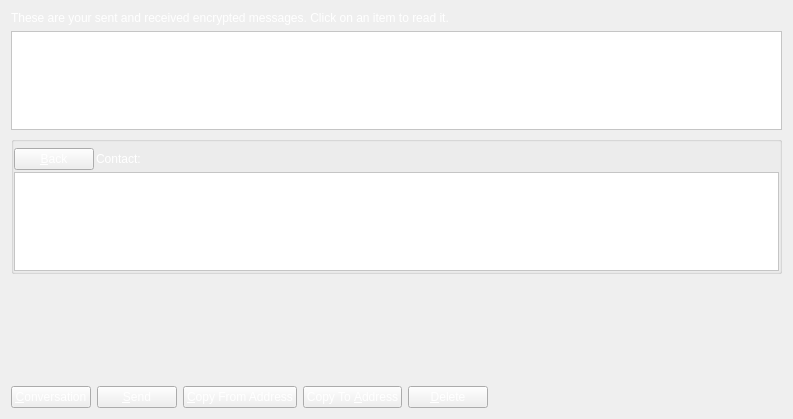
<?xml version="1.0" encoding="UTF-8"?>
<ui version="4.0">
 <class>MessagePage</class>
 <widget class="QWidget" name="MessagePage">
  <property name="geometry">
   <rect>
    <x>0</x>
    <y>0</y>
    <width>793</width>
    <height>419</height>
   </rect>
  </property>
  <property name="windowTitle">
   <string>Address Book</string>
  </property>
  <property name="styleSheet">
   <string notr="true">color: rgb(255, 255, 255);</string>
  </property>
  <layout class="QVBoxLayout" name="verticalLayout_2">
   <item>
    <widget class="QLabel" name="labelExplanation">
     <property name="text">
      <string>These are your sent and received encrypted messages. Click on an item to read it.</string>
     </property>
     <property name="textFormat">
      <enum>Qt::PlainText</enum>
     </property>
     <property name="wordWrap">
      <bool>true</bool>
     </property>
    </widget>
   </item>
   <item>
    <widget class="QTableView" name="tableView">
     <property name="contextMenuPolicy">
      <enum>Qt::CustomContextMenu</enum>
     </property>
     <property name="toolTip">
      <string>Click on a message to view it</string>
     </property>
     <property name="styleSheet">
      <string notr="true">background-color: rgb(255, 255, 255);
color: rgb(0, 0, 0);</string>
     </property>
     <property name="tabKeyNavigation">
      <bool>false</bool>
     </property>
     <property name="alternatingRowColors">
      <bool>true</bool>
     </property>
     <property name="selectionMode">
      <enum>QAbstractItemView::SingleSelection</enum>
     </property>
     <property name="selectionBehavior">
      <enum>QAbstractItemView::SelectRows</enum>
     </property>
     <property name="sortingEnabled">
      <bool>true</bool>
     </property>
     <attribute name="verticalHeaderVisible">
      <bool>false</bool>
     </attribute>
    </widget>
   </item>
   <item>
    <layout class="QVBoxLayout" name="verticalLayout">
     <item>
      <widget class="QGroupBox" name="messageDetails">
       <property name="title">
        <string/>
       </property>
       <layout class="QVBoxLayout" name="verticalLayout_4">
        <property name="spacing">
         <number>2</number>
        </property>
        <property name="leftMargin">
         <number>0</number>
        </property>
        <property name="topMargin">
         <number>6</number>
        </property>
        <property name="rightMargin">
         <number>0</number>
        </property>
        <property name="bottomMargin">
         <number>0</number>
        </property>
        <item>
         <layout class="QHBoxLayout" name="horizontalLayout_3">
          <item>
           <widget class="QPushButton" name="backButton">
            <property name="text">
             <string>&amp;Back</string>
            </property>
            <property name="icon">
             <iconset resource="../bitcoin.qrc">
              <normaloff>:/icons/quit</normaloff>:/icons/quit</iconset>
            </property>
           </widget>
          </item>
          <item>
           <widget class="QLabel" name="labelContact">
            <property name="text">
             <string>Contact:</string>
            </property>
           </widget>
          </item>
          <item>
           <widget class="QLabel" name="contactLabel">
            <property name="text">
             <string/>
            </property>
           </widget>
          </item>
          <item>
           <spacer name="horizontalSpacer_3">
            <property name="orientation">
             <enum>Qt::Horizontal</enum>
            </property>
            <property name="sizeHint" stdset="0">
             <size>
              <width>40</width>
              <height>20</height>
             </size>
            </property>
           </spacer>
          </item>
         </layout>
        </item>
        <item>
         <widget class="QListView" name="listConversation">
          <property name="styleSheet">
           <string notr="true">#listConversation {color: rgb(0, 0, 0);
background-color: rgb(255, 255, 255);  }
</string>
          </property>
         </widget>
        </item>
        <item>
         <layout class="QVBoxLayout" name="verticalLayout_3"/>
        </item>
       </layout>
      </widget>
     </item>
     <item>
      <widget class="MRichTextEdit" name="messageEdit" native="true">
       <property name="minimumSize">
        <size>
         <width>0</width>
         <height>100</height>
        </size>
       </property>
      </widget>
     </item>
     <item>
      <layout class="QHBoxLayout" name="horizontalLayout">
       <item>
        <widget class="QPushButton" name="newButton">
         <property name="text">
          <string>&amp;Conversation</string>
         </property>
         <property name="icon">
          <iconset resource="../bitcoin.qrc">
           <normaloff>:/icons/add</normaloff>:/icons/add</iconset>
         </property>
        </widget>
       </item>
       <item>
        <widget class="QPushButton" name="sendButton">
         <property name="toolTip">
          <string>Sign a message to prove you own a SpectreSecurityCoin address</string>
         </property>
         <property name="text">
          <string>&amp;Send</string>
         </property>
         <property name="icon">
          <iconset resource="../bitcoin.qrc">
           <normaloff>:/icons/send</normaloff>:/icons/send</iconset>
         </property>
        </widget>
       </item>
       <item>
        <widget class="QPushButton" name="copyFromAddressButton">
         <property name="toolTip">
          <string>Copy the currently selected address to the system clipboard</string>
         </property>
         <property name="text">
          <string>&amp;Copy From Address</string>
         </property>
         <property name="icon">
          <iconset resource="../bitcoin.qrc">
           <normaloff>:/icons/editcopy</normaloff>:/icons/editcopy</iconset>
         </property>
        </widget>
       </item>
       <item>
        <widget class="QPushButton" name="copyToAddressButton">
         <property name="toolTip">
          <string>Copy the currently selected address to the system clipboard</string>
         </property>
         <property name="text">
          <string>Copy To &amp;Address</string>
         </property>
         <property name="icon">
          <iconset resource="../bitcoin.qrc">
           <normaloff>:/icons/editcopy</normaloff>:/icons/editcopy</iconset>
         </property>
        </widget>
       </item>
       <item>
        <widget class="QPushButton" name="deleteButton">
         <property name="toolTip">
          <string>Delete the currently selected address from the list</string>
         </property>
         <property name="text">
          <string>&amp;Delete</string>
         </property>
         <property name="icon">
          <iconset resource="../bitcoin.qrc">
           <normaloff>:/icons/remove</normaloff>:/icons/remove</iconset>
         </property>
        </widget>
       </item>
       <item>
        <spacer name="horizontalSpacer">
         <property name="orientation">
          <enum>Qt::Horizontal</enum>
         </property>
         <property name="sizeHint" stdset="0">
          <size>
           <width>40</width>
           <height>20</height>
          </size>
         </property>
        </spacer>
       </item>
      </layout>
     </item>
    </layout>
   </item>
  </layout>
 </widget>
 <customwidgets>
  <customwidget>
   <class>MRichTextEdit</class>
   <extends>QWidget</extends>
   <header>mrichtextedit.h</header>
   <container>1</container>
  </customwidget>
 </customwidgets>
 <resources>
  <include location="../bitcoin.qrc"/>
 </resources>
 <connections/>
</ui>
